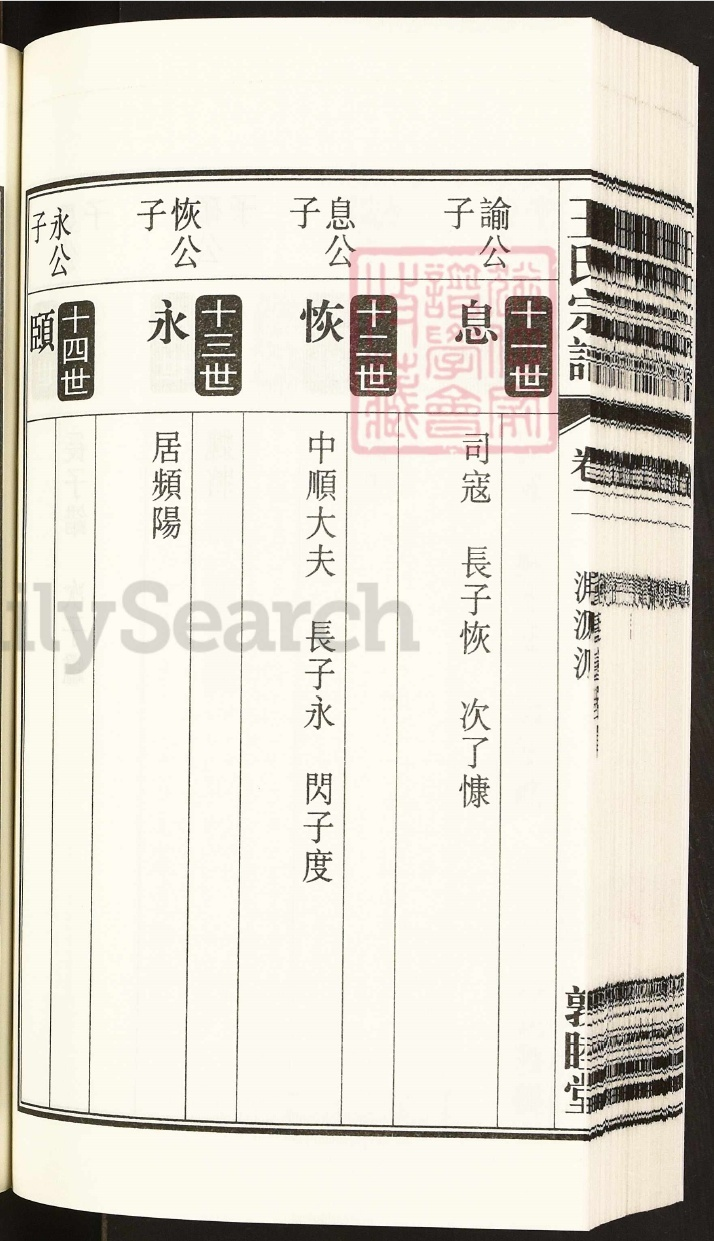
#> input picture deskewed_images/wang1_page_1.jpg, 714 x 1241 px
$ python -i table_detection.py   (imports and definitions only)
#> lines starting #> are read from the running program, lines starting #| are printed output that depends on the picture; after the words box and inside, x2 and y2 are one past the last pixel; in counts of white or black regions, pixels touching at a corner belong together
#> further down, picture is the input picture: shape (1241, 714, 3); mean B, G, R 203.8, 214.4, 219.1
"""Table line detection and structure analysis for OCR pipeline."""

from typing import Any, Dict, List, Optional, Tuple, Union

import cv2
import numpy as np

from .base import BaseProcessor


class TableDetectionProcessor(BaseProcessor):
    """Processor for detecting table lines and structure."""

    # [21 lines left out: function process, not called in this run]


def detect_table_lines(
    image: np.ndarray,
    threshold: int = 40,  # Binary threshold
    horizontal_kernel_size: int = 8,  # Morphological kernel width
    vertical_kernel_size: int = 8,  # Morphological kernel height
    alignment_threshold: int = 3,  # Clustering threshold for line alignment
    # New separated parameters for horizontal lines
    h_min_length_image_ratio: float = 0.0,  # Min horizontal length as ratio of image width
    h_min_length_relative_ratio: float = 0.0,  # Min horizontal length relative to longest h-line
    # New separated parameters for vertical lines
    v_min_length_image_ratio: float = 0.0,  # Min vertical length as ratio of image height
    v_min_length_relative_ratio: float = 0.0,  # Min vertical length relative to longest v-line
    min_aspect_ratio: int = 2,  # Min aspect ratio for line-like components
    # New post-processing parameters
    max_h_length_ratio: float = 1.0,  # Max horizontal line length ratio (1.0 = disable filtering)
    max_v_length_ratio: float = 1.0,  # Max vertical line length ratio (1.0 = disable filtering)
    close_line_distance: int = 45,  # Distance for merging close lines (0 = disable)
    # Search region parameters
    search_region_top: int = 0,  # Pixels to ignore from top
    search_region_bottom: int = 0,  # Pixels to ignore from bottom
    search_region_left: int = 0,  # Pixels to ignore from left
    search_region_right: int = 0,  # Pixels to ignore from right
    # Skew tolerance parameters
    skew_tolerance: float = 0,  # Maximum angle in degrees to tolerate for skewed lines
    skew_angle_step: float = 0.2,  # Step size for angle search
    # Line detection preprocessing parameters
    line_detection_use_preprocessing: bool = False,  # Enable preprocessing for better detection
    line_detection_binarization_method: str = "adaptive",  # Binarization method
    line_detection_binarization_threshold: int = 127,  # For fixed method
    line_detection_adaptive_block_size: int = 17,  # For adaptive method
    line_detection_adaptive_c: int = 5,  # For adaptive method
    line_detection_binarization_invert: bool = False,  # Invert black/white
    line_detection_binarization_denoise: bool = True,  # Apply denoising
    line_detection_stroke_enhancement: bool = False,  # Enable stroke enhancement
    line_detection_stroke_kernel_size: int = 1,  # Stroke kernel size
    line_detection_stroke_iterations: int = 3,  # Stroke iterations
    line_detection_stroke_kernel_shape: str = "cross",  # Stroke kernel shape
    return_analysis: bool = False,
    # Keep old parameters for backwards compatibility
    hough_threshold: int = None,
    min_line_length: int = None,
    max_line_gap: int = None,
    merge_distance_h: int = None,
    merge_distance_v: int = None,
    merge_iterations: int = None,
    length_filter_ratio_h: float = None,
    length_filter_ratio_v: float = None,
    **kwargs,
) -> tuple:
    """Detect table lines using binary threshold and morphological operations.

    New approach based on connected components analysis rather than edge detection.

    Args:
        image: Input image (grayscale or BGR)
        threshold: Binary threshold value
        horizontal_kernel_size: Width of morphological kernel for horizontal lines
        vertical_kernel_size: Height of morphological kernel for vertical lines
        alignment_threshold: Maximum distance for clustering aligned line segments
        h_min_length_image_ratio: Min horizontal length as ratio of image width
        h_min_length_relative_ratio: Min horizontal length relative to longest h-line
        v_min_length_image_ratio: Min vertical length as ratio of image height
        v_min_length_relative_ratio: Min vertical length relative to longest v-line
        min_aspect_ratio: Minimum aspect ratio to consider component as line-like
        max_h_length_ratio: Maximum horizontal line length ratio (1.0 = disable filtering)
        max_v_length_ratio: Maximum vertical line length ratio (1.0 = disable filtering)
        close_line_distance: Distance for merging close parallel lines (0 = disable)
        skew_tolerance: Maximum angle in degrees to tolerate for skewed lines (0 = disable)
        skew_angle_step: Step size for angle search when skew_tolerance > 0
        return_analysis: If True, returns additional statistics

    Returns:
        tuple: (h_lines, v_lines) or (h_lines, v_lines, analysis) if return_analysis=True
    """
#> called with threshold = 40, horizontal_kernel_size = 8, vertical_kernel_size = 8, alignment_threshold = 3, h_min_length_image_ratio = 0, h_min_length_relative_ratio = 0, v_min_length_image_ratio = 0, v_min_length_relative_ratio = 0
    # Get processor instance if available for debug saving
    processor = kwargs.get("_processor", None)

    # Convert to grayscale if needed
    gray = cv2.cvtColor(image, cv2.COLOR_BGR2GRAY) if len(image.shape) == 3 else image
    img_h, img_w = gray.shape

    # Store original image for later use
    original_gray = gray.copy()

    # Apply preprocessing if enabled (for better line detection)
    if line_detection_use_preprocessing:
        # Import binarization processor
        from .binarize import BinarizeProcessor

        # Create temporary binarize processor for preprocessing
        binarizer = BinarizeProcessor()

        # Apply binarization and stroke enhancement for better line detection
        preprocessed = binarizer.process(
            gray,
            method=line_detection_binarization_method,
            threshold=line_detection_binarization_threshold,
            adaptive_block_size=line_detection_adaptive_block_size,
            adaptive_c=line_detection_adaptive_c,
            invert=line_detection_binarization_invert,
            denoise=line_detection_binarization_denoise,
            enhance_strokes=line_detection_stroke_enhancement,
            stroke_kernel_size=line_detection_stroke_kernel_size,
            stroke_iterations=line_detection_stroke_iterations,
            stroke_kernel_shape=line_detection_stroke_kernel_shape,
        )

        # Use preprocessed image for line detection
        gray = preprocessed

        # Save debug image if processor available
        if processor:
            processor.save_debug_image("preprocessed_for_lines", gray)

    # Apply search region by cropping if specified
    if (
        search_region_top > 0
        or search_region_bottom > 0
        or search_region_left > 0
        or search_region_right > 0
    ):
        # Calculate crop boundaries
        y1 = search_region_top
        y2 = img_h - search_region_bottom
        x1 = search_region_left
        x2 = img_w - search_region_right

        # Ensure valid bounds
        y1 = max(0, min(y1, img_h))
        y2 = max(0, min(y2, img_h))
        x1 = max(0, min(x1, img_w))
        x2 = max(0, min(x2, img_w))

        if y2 > y1 and x2 > x1:
            # Save debug image showing search region before cropping
            if processor:
                search_vis = (
                    cv2.cvtColor(gray, cv2.COLOR_GRAY2BGR)
                    if len(gray.shape) == 2
                    else gray.copy()
                )
                cv2.rectangle(search_vis, (x1, y1), (x2 - 1, y2 - 1), (0, 255, 0), 2)
                processor.save_debug_image("search_region", search_vis)

            # Crop the image to the search region
            gray = gray[y1:y2, x1:x2]

            # Store offsets for later coordinate adjustment
            y1_offset = y1
            x1_offset = x1
        else:
            # Invalid search region, use full image
            y1_offset = 0
            x1_offset = 0
    else:
        # No offset needed if no search region
        y1_offset = 0
        x1_offset = 0

    # Invert image (make dark lines white)
    gray_inv = cv2.bitwise_not(gray)
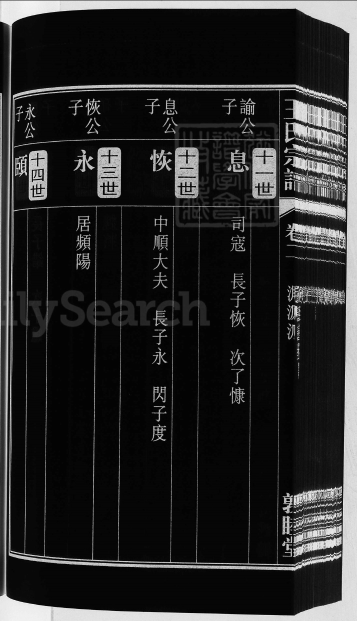
#> gray_inv: shape (1241, 714) (shown at 1/2 size); min 0, max 254, mean 40.4

    # Binary thresholding
    _, binary = cv2.threshold(gray_inv, threshold, 255, cv2.THRESH_BINARY)
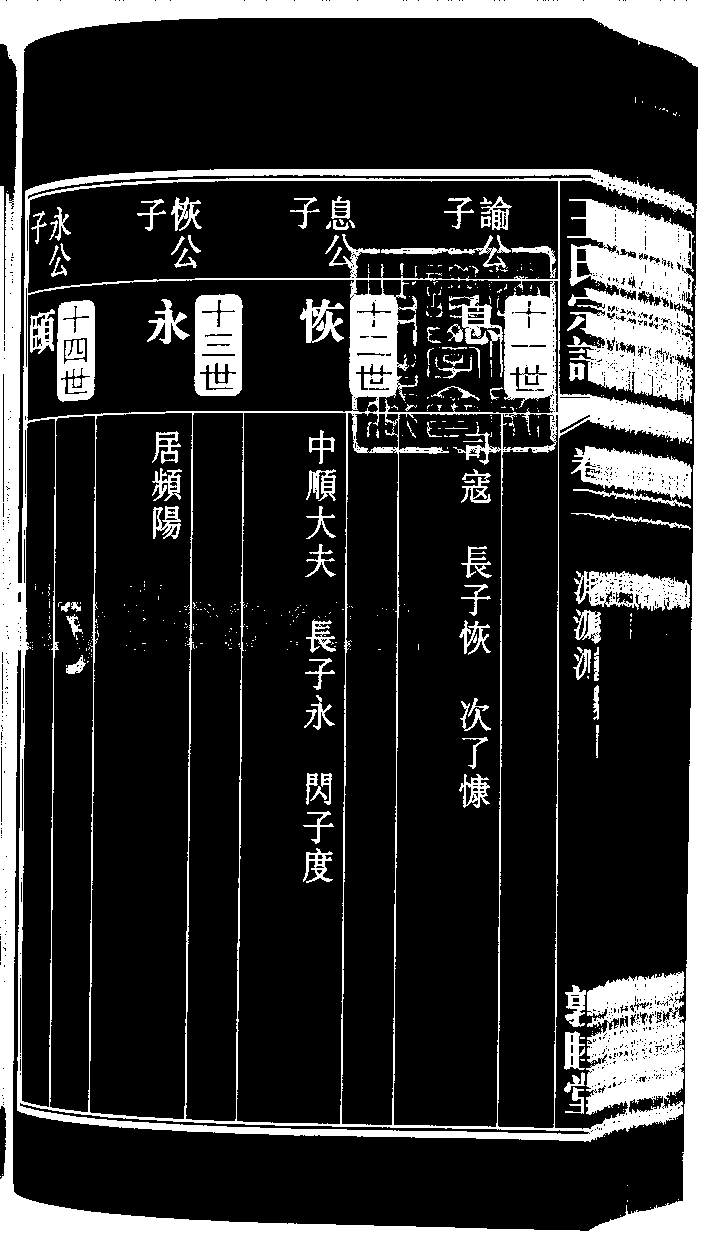
#> binary: shape (1241, 714); 20.7% white; 494 white regions (397 under 20 px), largest, box (x1, y1, x2, y2) and area: (0, 0, 714, 1241) 132821, (567, 199, 694, 405) 16632, (571, 446, 692, 508) 4235

    # Save debug image
    if processor:
        processor.save_debug_image("binary_threshold", binary)

    # Morphological opening to extract lines
    if skew_tolerance > 0:
        # Multi-angle detection for skewed lines
        vertical_lines = np.zeros_like(binary)
        horizontal_lines = np.zeros_like(binary)

        # Generate angles to test
        angles = np.arange(-skew_tolerance, skew_tolerance + skew_angle_step, skew_angle_step)

        for angle in angles:
            # Get rotation matrix
            rows, cols = binary.shape
            center = (cols // 2, rows // 2)
            M = cv2.getRotationMatrix2D(center, angle, 1.0)

            # Rotate the binary image
            rotated = cv2.warpAffine(binary, M, (cols, rows), flags=cv2.INTER_NEAREST)

            # Apply morphological operations on rotated image
            kernel_v = cv2.getStructuringElement(cv2.MORPH_RECT, (1, vertical_kernel_size))
            kernel_h = cv2.getStructuringElement(cv2.MORPH_RECT, (horizontal_kernel_size, 1))
            v_lines_rot = cv2.morphologyEx(rotated, cv2.MORPH_OPEN, kernel_v, iterations=1)
            h_lines_rot = cv2.morphologyEx(rotated, cv2.MORPH_OPEN, kernel_h, iterations=1)

            # Rotate back to original orientation
            M_inv = cv2.getRotationMatrix2D(center, -angle, 1.0)
            v_lines_back = cv2.warpAffine(v_lines_rot, M_inv, (cols, rows), flags=cv2.INTER_NEAREST)
            h_lines_back = cv2.warpAffine(h_lines_rot, M_inv, (cols, rows), flags=cv2.INTER_NEAREST)

            # Accumulate results using bitwise OR
            vertical_lines = cv2.bitwise_or(vertical_lines, v_lines_back)
            horizontal_lines = cv2.bitwise_or(horizontal_lines, h_lines_back)

        # Clean up accumulated results with a small morphological closing
        kernel_cleanup = cv2.getStructuringElement(cv2.MORPH_RECT, (3, 3))
        vertical_lines = cv2.morphologyEx(vertical_lines, cv2.MORPH_CLOSE, kernel_cleanup, iterations=1)
        horizontal_lines = cv2.morphologyEx(horizontal_lines, cv2.MORPH_CLOSE, kernel_cleanup, iterations=1)
    else:
        # Standard single-angle detection
        kernel_v = cv2.getStructuringElement(cv2.MORPH_RECT, (1, vertical_kernel_size))
        kernel_h = cv2.getStructuringElement(cv2.MORPH_RECT, (horizontal_kernel_size, 1))
        vertical_lines = cv2.morphologyEx(binary, cv2.MORPH_OPEN, kernel_v, iterations=1)
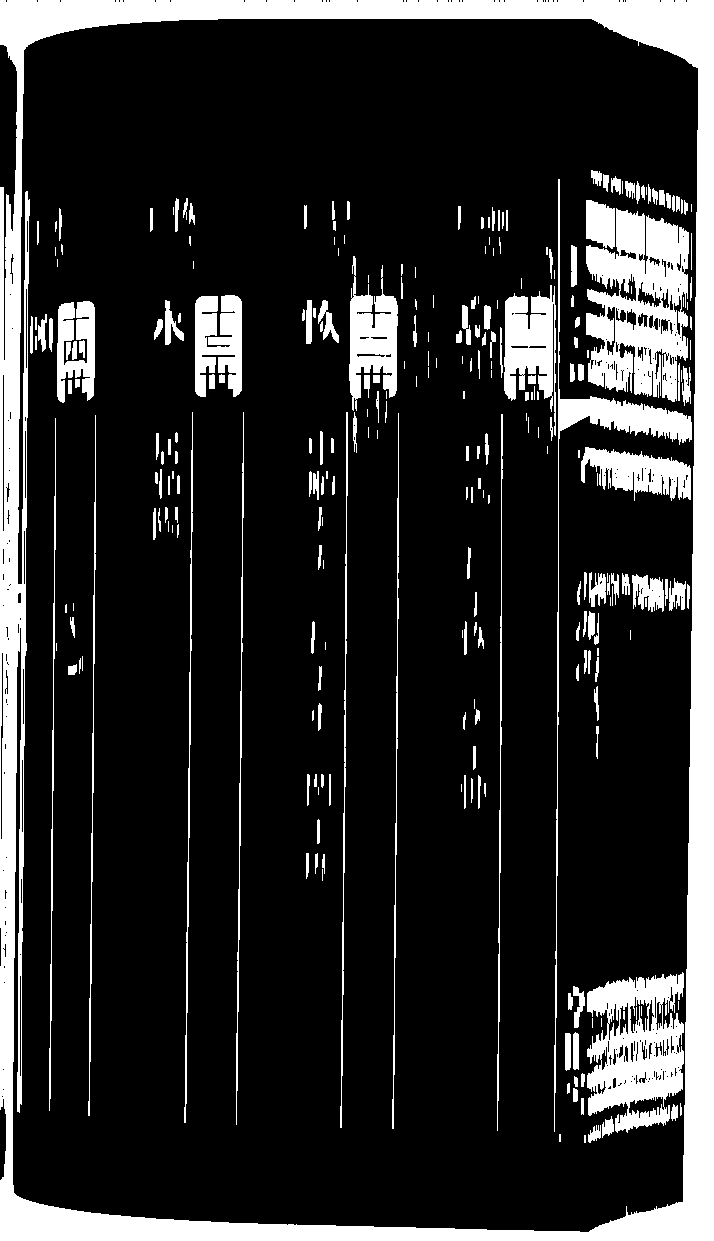
#> vertical_lines: shape (1241, 714); 17% white; 277 white regions (84 under 20 px), largest, box (x1, y1, x2, y2) and area: (0, 0, 714, 1241) 80741, (586, 208, 689, 402) 12890, (587, 972, 684, 1133) 9780
        horizontal_lines = cv2.morphologyEx(binary, cv2.MORPH_OPEN, kernel_h, iterations=1)
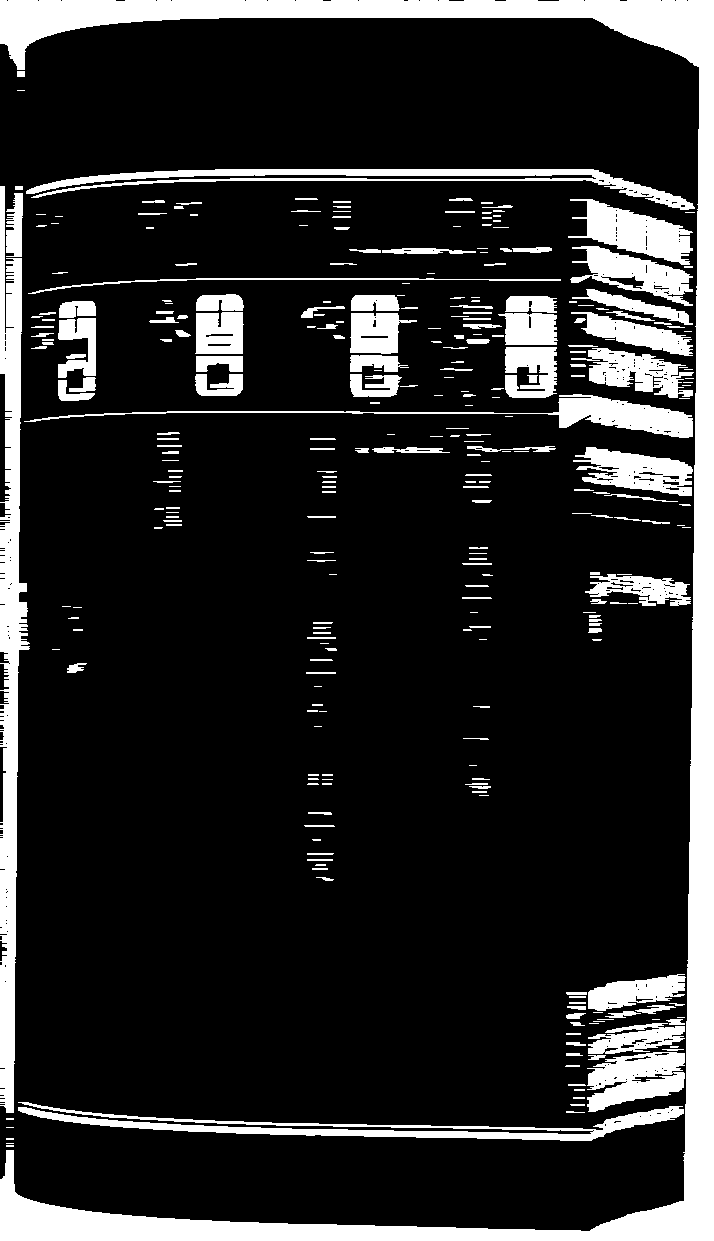
#> horizontal_lines: shape (1241, 714); 16.3% white; 304 white regions (98 under 20 px), largest, box (x1, y1, x2, y2) and area: (0, 0, 714, 1241) 59881, (0, 186, 30, 1113) 14445, (18, 1102, 684, 1141) 6576

    # Save morphological operation results
    if processor:
        processor.save_debug_image("vertical_morph", vertical_lines)
        processor.save_debug_image("horizontal_morph", horizontal_lines)

    def extract_and_merge_lines(
        line_img,
        direction="vertical",
        alignment_thresh=3,
        min_length_ratio=0.3,
        min_aspect=5,
    ):
        """Extract line segments using connected components and merge aligned segments."""
#> called with direction = 'vertical', alignment_thresh = 3, min_length_ratio = 0, min_aspect = 2
        img_h, img_w = line_img.shape[:2]
#> (the rest of the program and of its run is left out)
